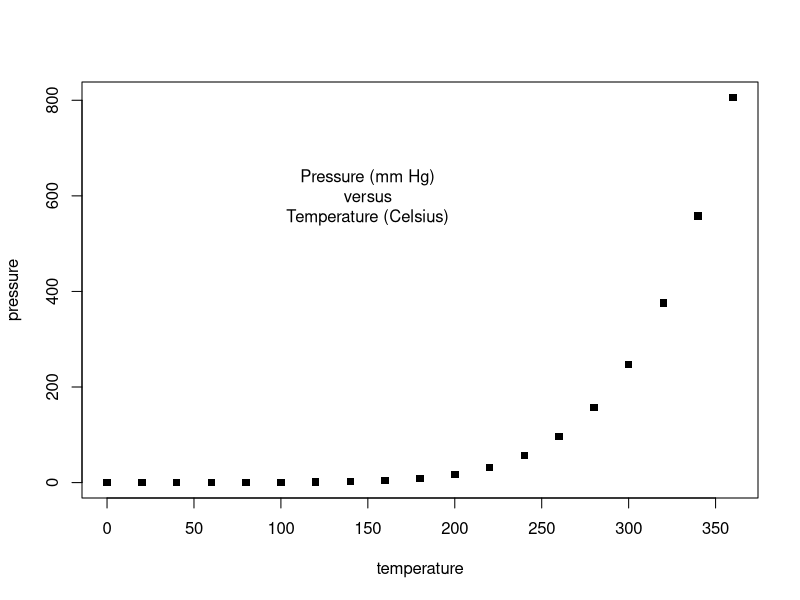
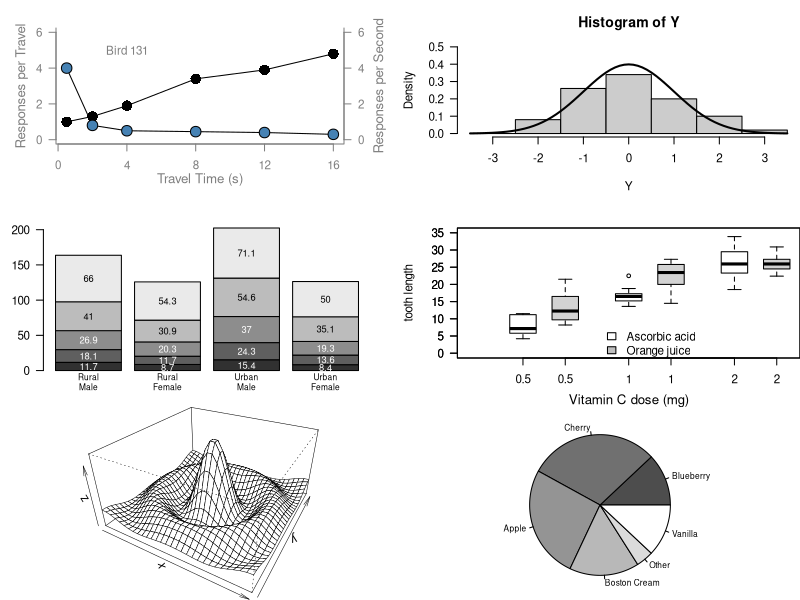
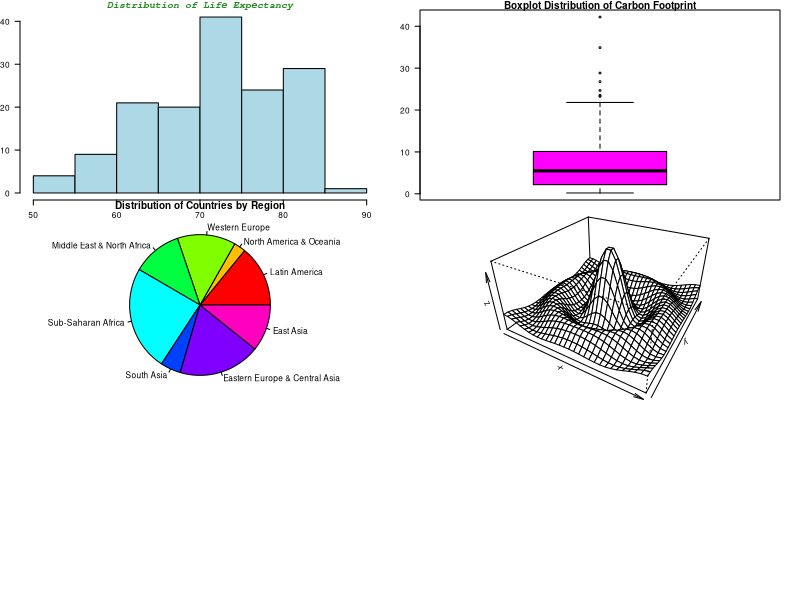

Here is the R script that generated these plots, in order:
## ---- chunk 1
## Start plotting from basics 
# Note the order
plot(pressure, pch=15)  # Can you change pch?
text(150, 600, 
     "Pressure (mm Hg)\nversus\nTemperature (Celsius)")

#  Examples of standard high-level plots 
#  In each case, extra output is also added using low-level 
#  plotting functions.
# 

# Setting the parameter (3 rows by 2 cols)
par(mfrow=c(3, 2))

# Scatterplot
# Note the incremental additions

x <- c(0.5, 2, 4, 8, 12, 16)
y1 <- c(1, 1.3, 1.9, 3.4, 3.9, 4.8)
y2 <- c(4, .8, .5, .45, .4, .3)

# Setting label orientation, margins c(bottom, left, top, right) & text size
par(las=1, mar=c(4, 4, 2, 4), cex=.7) 
plot.new()
plot.window(range(x), c(0, 6))
lines(x, y1)
lines(x, y2)
points(x, y1, pch=16, cex=2) # Try different cex value?  
points(x, y2, pch=21, bg="steelblue", cex=2)  # Different background color
par(col="gray50", fg="gray50", col.axis="gray50")
axis(1, at=seq(0, 16, 4)) # What is the first number standing for?
axis(2, at=seq(0, 6, 2))
axis(4, at=seq(0, 6, 2))
box(bty="u")
mtext("Travel Time (s)", side=1, line=2, cex=0.8)
mtext("Responses per Travel", side=2, line=2, las=0, cex=0.8)
mtext("Responses per Second", side=4, line=2, las=0, cex=0.8)
text(4, 5, "Bird 131")
par(mar=c(5.1, 4.1, 4.1, 2.1), col="black", fg="black", col.axis="black")

# Histogram
# Random data
Y <- rnorm(50)
# Make sure no Y exceed [-3.5, 3.5]
Y[Y < -3.5 | Y > 3.5] <- NA # Selection/set range
x <- seq(-3.5, 3.5, .1)
dn <- dnorm(x)
par(mar=c(4.5, 4.1, 3.1, 0))
hist(Y, breaks=seq(-3.5, 3.5), ylim=c(0, 0.5), 
     col="gray80", freq=FALSE)
lines(x, dnorm(x), lwd=2)
par(mar=c(5.1, 4.1, 4.1, 2.1))

# Barplot
par(mar=c(2, 3.1, 2, 2.1)) 
midpts <- barplot(VADeaths, 
                  col=gray(0.1 + seq(1, 9, 2)/11), 
                  names=rep("", 4))
mtext(sub(" ", "\n", colnames(VADeaths)),
      at=midpts, side=1, line=0.5, cex=0.5)
text(rep(midpts, each=5), apply(VADeaths, 2, cumsum) - VADeaths/2,
     VADeaths, 
     col=rep(c("white", "black"), times=3:2), 
     cex=0.8)
par(mar=c(5.1, 4.1, 4.1, 2.1))  

# Boxplot
par(mar=c(3, 4.1, 2, 0))
boxplot(len ~ dose, data = ToothGrowth,
        boxwex = 0.25, at = 1:3 - 0.2,
        subset= supp == "VC", col="white",
        xlab="",
        ylab="tooth length", ylim=c(0,35))
mtext("Vitamin C dose (mg)", side=1, line=2.5, cex=0.8)
boxplot(len ~ dose, data = ToothGrowth, add = TRUE,
        boxwex = 0.25, at = 1:3 + 0.2,
        
        subset= supp == "OJ")
legend(1.5, 9, c("Ascorbic acid", "Orange juice"), 
       fill = c("white", "gray"), 
       bty="n")
par(mar=c(5.1, 4.1, 4.1, 2.1))

# Persp
x <- seq(-10, 10, length= 30)
y <- x
f <- function(x,y) { r <- sqrt(x^2+y^2); 10 * sin(r)/r }
z <- outer(x, y, f)
z[is.na(z)] <- 1
# 0.5 to include z axis label
par(mar=c(0, 0.5, 0, 0), lwd=0.5)
persp(x, y, z, theta = 30, phi = 30, 
      expand = 0.5)
par(mar=c(5.1, 4.1, 4.1, 2.1), lwd=1)

# Piechart
par(mar=c(0, 2, 1, 2), xpd=FALSE, cex=0.5)
pie.sales <- c(0.12, 0.3, 0.26, 0.16, 0.04, 0.12)
names(pie.sales) <- c("Blueberry", "Cherry",
                      "Apple", "Boston Cream", "Other", "Vanilla")
pie(pie.sales, col = gray(seq(0.3,1.0,length=6))) 
## ---- chunk 2
library(readxl)
data_All_countries <- read_excel("HPI Public Dataset.xlsx")

x=data_All_countries$`Carbon Footprint (tCO2e)`
y=data_All_countries$`GDP per capita ($)`
z=data_All_countries$`HPI rank`
v=data_All_countries$`Life Expectancy (years)`

# Hist
hist(na.omit(v), main = "", xlab = "", col="lightblue")
title(main="Distribution of Life Expectancy", family = "mono", col.main = "forestgreen", font.main = 4)
title(xlab = "Life expectancy (years)", family = "mono", col.lab = "forestgreen", font.lab = 4)

# Boxplot
boxplot(x, main="Boxplot Distribution of Carbon Footprint", ylab = "Carbon Footprint in tCO2e", col="magenta")

# Pie
w=data_All_countries$Continent
region_counts <- table(data_All_countries$Continent)
names(region_counts) <- c("Latin America", "North America & Oceania",
                      "Western Europe", "Middle East & North Africa", "Sub-Saharan Africa", "South Asia", "Eastern Europe & Central Asia", "East Asia")
pie(region_counts, col=rainbow(8), main="Distribution of Countries by Region")

# Persp
x <- seq(-10, 10, length= 30)
y <- x
f <- function(x,y) { r <- sqrt(x^2+y^2); 10 * sin(r)/r }
z <- outer(x, y, f)
persp(x, y, z, theta = 30, phi = 30, 
      expand = 0.5)
